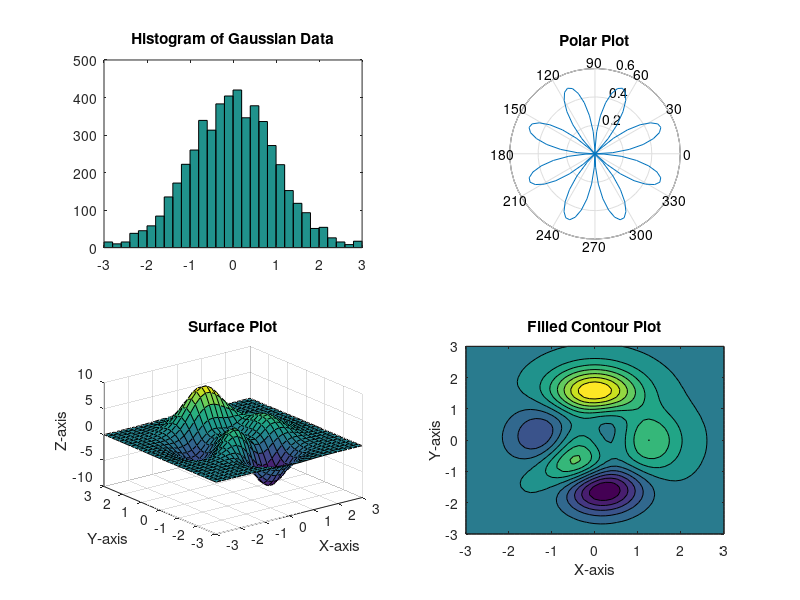

Source code (MATLAB):
subplot(2,2,1); 
 x = -2.9:0.2:2.9;                                       % Specify the bins to use
 y = randn(5000,1);                                      % Generate 5000 random data points
 hist(y,x);                                              % Draw histogram
 title('Histogram of Gaussian Data');                    % Add title
%Polar Coordinates: Matlab can also plot data in polar coordinates. Try the following code for example plot in polar coordinates
subplot(2,2,2);  
t = linspace(0,2*pi);                                   % Define t
 r = sin(2*t).*cos(2*t);                                 % Define r
 polar(t,r);                                             % Plot data in polar coordinate system
 title('Polar Plot');                                    % Add title
%3-D Plots
%Surface Plots: A surface plot in Matlab takes data in an evenly-spaced x-y grid, with z data at each (x,y) loaction and plots it as a mesh with the regions between the lines of the mesh filled-in. Try using the code below to create a mesh plot similar to the plot at the top of this tutorial.
subplot(2,2,3);  
[X,Y,Z] = peaks(30);                                    % Define X,Y and Z
 surf(X,Y,Z);                                            % Create surface plot
 xlabel('X-axis'), ylabel('Y-axis'), zlabel('Z-axis');   % Label axes
 title('Surface Plot');                                  % Add title
%Filled Contour Plots: Matlab can also be used to contour 3-D data (just like contouring elevation data in a DEM). The code below will contour some example 3-D data.
subplot(2,2,4);  
[X,Y,Z] = peaks;                                        % Define X, Y and Z
 contourf(X,Y,Z,12);                                     % Create filled contour plot with 12 contours
 xlabel('X-axis'), ylabel('Y-axis');                     % Label axes
 title('Filled Contour Plot');                           % Add title
